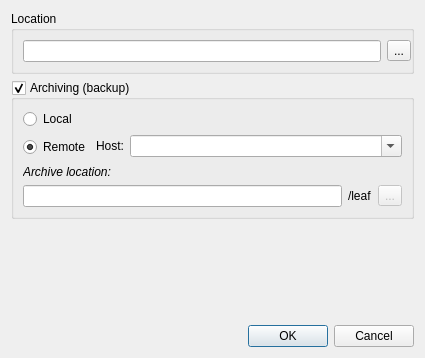
<?xml version="1.0" encoding="UTF-8"?>
<ui version="4.0">
 <class>NewBook</class>
 <widget class="QDialog" name="NewBook">
  <property name="geometry">
   <rect>
    <x>0</x>
    <y>0</y>
    <width>425</width>
    <height>358</height>
   </rect>
  </property>
  <property name="windowTitle">
   <string>Create new notebook</string>
  </property>
  <layout class="QVBoxLayout" name="verticalLayout">
   <item>
    <widget class="QGroupBox" name="groupBox">
     <property name="title">
      <string>Location</string>
     </property>
     <layout class="QHBoxLayout" name="horizontalLayout_2">
      <property name="rightMargin">
       <number>0</number>
      </property>
      <item>
       <widget class="QLineEdit" name="location"/>
      </item>
      <item>
       <widget class="QToolButton" name="browse">
        <property name="text">
         <string>...</string>
        </property>
       </widget>
      </item>
     </layout>
    </widget>
   </item>
   <item>
    <widget class="QGroupBox" name="archive">
     <property name="title">
      <string>Archiving (backup)</string>
     </property>
     <property name="flat">
      <bool>false</bool>
     </property>
     <property name="checkable">
      <bool>true</bool>
     </property>
     <property name="checked">
      <bool>true</bool>
     </property>
     <layout class="QVBoxLayout" name="verticalLayout_2">
      <item>
       <widget class="QRadioButton" name="local">
        <property name="text">
         <string>Local</string>
        </property>
        <property name="checked">
         <bool>false</bool>
        </property>
       </widget>
      </item>
      <item>
       <widget class="QWidget" name="widget_5" native="true">
        <layout class="QGridLayout" name="gridLayout">
         <property name="margin">
          <number>0</number>
         </property>
         <item row="1" column="1">
          <widget class="QWidget" name="widget_4" native="true">
           <property name="enabled">
            <bool>true</bool>
           </property>
           <layout class="QHBoxLayout" name="horizontalLayout_5">
            <property name="leftMargin">
             <number>0</number>
            </property>
            <property name="topMargin">
             <number>0</number>
            </property>
            <property name="rightMargin">
             <number>0</number>
            </property>
            <property name="bottomMargin">
             <number>2</number>
            </property>
            <item>
             <widget class="QLabel" name="label_4">
              <property name="sizePolicy">
               <sizepolicy hsizetype="Minimum" vsizetype="Minimum">
                <horstretch>0</horstretch>
                <verstretch>0</verstretch>
               </sizepolicy>
              </property>
              <property name="text">
               <string>Host:</string>
              </property>
             </widget>
            </item>
            <item>
             <widget class="QComboBox" name="host">
              <property name="sizePolicy">
               <sizepolicy hsizetype="Expanding" vsizetype="Fixed">
                <horstretch>0</horstretch>
                <verstretch>0</verstretch>
               </sizepolicy>
              </property>
              <property name="editable">
               <bool>true</bool>
              </property>
             </widget>
            </item>
           </layout>
          </widget>
         </item>
         <item row="1" column="0">
          <widget class="QRadioButton" name="remote">
           <property name="text">
            <string>Remote</string>
           </property>
           <property name="checked">
            <bool>true</bool>
           </property>
          </widget>
         </item>
        </layout>
       </widget>
      </item>
      <item>
       <widget class="QLabel" name="label_3">
        <property name="font">
         <font>
          <italic>true</italic>
         </font>
        </property>
        <property name="text">
         <string>Archive location:</string>
        </property>
       </widget>
      </item>
      <item>
       <widget class="QWidget" name="widget" native="true">
        <layout class="QHBoxLayout" name="horizontalLayout_3">
         <property name="margin">
          <number>0</number>
         </property>
         <item>
          <widget class="QLineEdit" name="alocation"/>
         </item>
         <item>
          <widget class="QLabel" name="leaf">
           <property name="text">
            <string>/leaf</string>
           </property>
          </widget>
         </item>
         <item>
          <widget class="QToolButton" name="abrowse">
           <property name="enabled">
            <bool>false</bool>
           </property>
           <property name="text">
            <string>...</string>
           </property>
          </widget>
         </item>
        </layout>
       </widget>
      </item>
     </layout>
    </widget>
   </item>
   <item>
    <spacer name="verticalSpacer">
     <property name="orientation">
      <enum>Qt::Vertical</enum>
     </property>
     <property name="sizeHint" stdset="0">
      <size>
       <width>20</width>
       <height>40</height>
      </size>
     </property>
    </spacer>
   </item>
   <item>
    <widget class="QDialogButtonBox" name="buttonBox">
     <property name="orientation">
      <enum>Qt::Horizontal</enum>
     </property>
     <property name="standardButtons">
      <set>QDialogButtonBox::Cancel|QDialogButtonBox::Ok</set>
     </property>
    </widget>
   </item>
  </layout>
 </widget>
 <tabstops>
  <tabstop>location</tabstop>
  <tabstop>browse</tabstop>
  <tabstop>archive</tabstop>
  <tabstop>remote</tabstop>
  <tabstop>host</tabstop>
  <tabstop>alocation</tabstop>
  <tabstop>abrowse</tabstop>
  <tabstop>buttonBox</tabstop>
 </tabstops>
 <resources/>
 <connections>
  <connection>
   <sender>buttonBox</sender>
   <signal>accepted()</signal>
   <receiver>NewBook</receiver>
   <slot>accept()</slot>
   <hints>
    <hint type="sourcelabel">
     <x>266</x>
     <y>267</y>
    </hint>
    <hint type="destinationlabel">
     <x>157</x>
     <y>274</y>
    </hint>
   </hints>
  </connection>
  <connection>
   <sender>buttonBox</sender>
   <signal>rejected()</signal>
   <receiver>NewBook</receiver>
   <slot>reject()</slot>
   <hints>
    <hint type="sourcelabel">
     <x>325</x>
     <y>267</y>
    </hint>
    <hint type="destinationlabel">
     <x>286</x>
     <y>274</y>
    </hint>
   </hints>
  </connection>
  <connection>
   <sender>remote</sender>
   <signal>toggled(bool)</signal>
   <receiver>widget_4</receiver>
   <slot>setEnabled(bool)</slot>
   <hints>
    <hint type="sourcelabel">
     <x>89</x>
     <y>130</y>
    </hint>
    <hint type="destinationlabel">
     <x>141</x>
     <y>130</y>
    </hint>
   </hints>
  </connection>
  <connection>
   <sender>archive</sender>
   <signal>toggled(bool)</signal>
   <receiver>widget_5</receiver>
   <slot>setVisible(bool)</slot>
   <hints>
    <hint type="sourcelabel">
     <x>43</x>
     <y>84</y>
    </hint>
    <hint type="destinationlabel">
     <x>135</x>
     <y>106</y>
    </hint>
   </hints>
  </connection>
  <connection>
   <sender>archive</sender>
   <signal>toggled(bool)</signal>
   <receiver>widget</receiver>
   <slot>setVisible(bool)</slot>
   <hints>
    <hint type="sourcelabel">
     <x>77</x>
     <y>87</y>
    </hint>
    <hint type="destinationlabel">
     <x>108</x>
     <y>222</y>
    </hint>
   </hints>
  </connection>
  <connection>
   <sender>browse</sender>
   <signal>clicked()</signal>
   <receiver>NewBook</receiver>
   <slot>browse()</slot>
   <hints>
    <hint type="sourcelabel">
     <x>415</x>
     <y>61</y>
    </hint>
    <hint type="destinationlabel">
     <x>387</x>
     <y>8</y>
    </hint>
   </hints>
  </connection>
  <connection>
   <sender>abrowse</sender>
   <signal>clicked()</signal>
   <receiver>NewBook</receiver>
   <slot>abrowse()</slot>
   <hints>
    <hint type="sourcelabel">
     <x>406</x>
     <y>220</y>
    </hint>
    <hint type="destinationlabel">
     <x>389</x>
     <y>173</y>
    </hint>
   </hints>
  </connection>
  <connection>
   <sender>local</sender>
   <signal>toggled(bool)</signal>
   <receiver>abrowse</receiver>
   <slot>setVisible(bool)</slot>
   <hints>
    <hint type="sourcelabel">
     <x>85</x>
     <y>162</y>
    </hint>
    <hint type="destinationlabel">
     <x>406</x>
     <y>220</y>
    </hint>
   </hints>
  </connection>
  <connection>
   <sender>archive</sender>
   <signal>toggled(bool)</signal>
   <receiver>label_3</receiver>
   <slot>setVisible(bool)</slot>
   <hints>
    <hint type="sourcelabel">
     <x>79</x>
     <y>90</y>
    </hint>
    <hint type="destinationlabel">
     <x>162</x>
     <y>180</y>
    </hint>
   </hints>
  </connection>
 </connections>
 <slots>
  <slot>browse()</slot>
  <slot>abrowse()</slot>
 </slots>
</ui>
